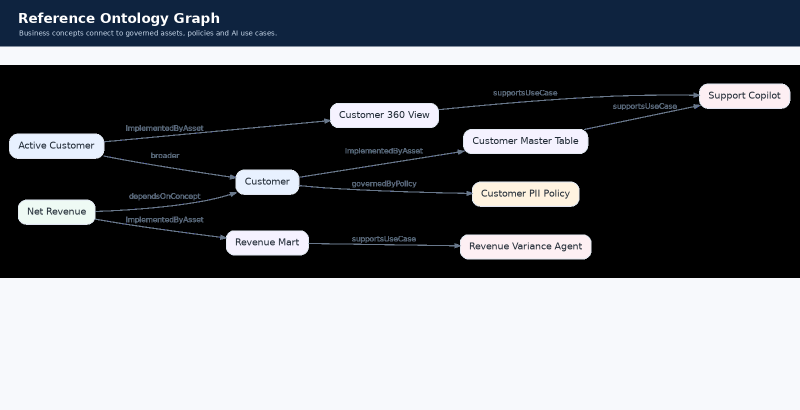
#> input picture screenshots/02_ontology_graph.png, 1600 x 820 px, found by its file name (shown at 1/2 size)
$ python make_screenshots.py
#> lines starting #> are read from the running program, lines starting #| are printed output that depends on the picture
from pathlib import Path
from textwrap import wrap
import csv, json, subprocess
from PIL import Image, ImageDraw, ImageFont

BASE = Path('/mnt/data/enterprise_ontology_practitioner_kit')
OUT = BASE/'screenshots'
OUT.mkdir(exist_ok=True)
FONT = '/usr/share/fonts/truetype/dejavu/DejaVuSans.ttf'
FONT_B = '/usr/share/fonts/truetype/dejavu/DejaVuSans-Bold.ttf'
MONO = '/usr/share/fonts/truetype/dejavu/DejaVuSansMono.ttf'
MONO_B = '/usr/share/fonts/truetype/dejavu/DejaVuSansMono-Bold.ttf'

# palette
NAVY=(14,35,63); BLUE=(26,100,190); TEAL=(0,135,147); GREEN=(22,132,86); AMBER=(217,137,21); RED=(184,59,60)
BG=(247,249,252); PANEL=(255,255,255); TEXT=(33,43,54); MUTED=(95,108,124); GRID=(224,230,238); PURPLE=(110,74,170)

def font(size, bold=False, mono=False):
    return ImageFont.truetype(MONO_B if mono and bold else MONO if mono else FONT_B if bold else FONT, size)

def rounded(draw, box, radius=18, fill=PANEL, outline=GRID, width=2):
    draw.rounded_rectangle(box, radius=radius, fill=fill, outline=outline, width=width)

def titlebar(draw,w,title,subtitle=None):
    draw.rectangle((0,0,w,92), fill=NAVY)
    draw.text((36,20), title, font=font(27,True), fill='white')
    if subtitle: draw.text((38,58), subtitle, font=font(14), fill=(205,221,239))

def arrow(draw, x1,y1,x2,y2, fill=BLUE, width=4):
    draw.line((x1,y1,x2,y2), fill=fill, width=width)
    import math
    ang=math.atan2(y2-y1,x2-x1)
    for a in (ang+2.55,ang-2.55):
        draw.line((x2,y2,x2+14*math.cos(a),y2+14*math.sin(a)), fill=fill, width=width)

def box_with_lines(draw, box, heading, lines, accent=BLUE, heading_size=18, body_size=13):
    rounded(draw,box)
    x1,y1,x2,y2=box
    draw.rounded_rectangle((x1,y1,x1+8,y2), radius=8, fill=accent)
    draw.text((x1+22,y1+17),heading,font=font(heading_size,True),fill=TEXT)
    y=y1+51
    for line in lines:
        draw.text((x1+22,y),line,font=font(body_size),fill=MUTED)
        y+=22

# 1 architecture
img=Image.new('RGB',(1600,950),BG); d=ImageDraw.Draw(img)
#> after `img = Image.new('RGB', (1600, 950), BG)`:
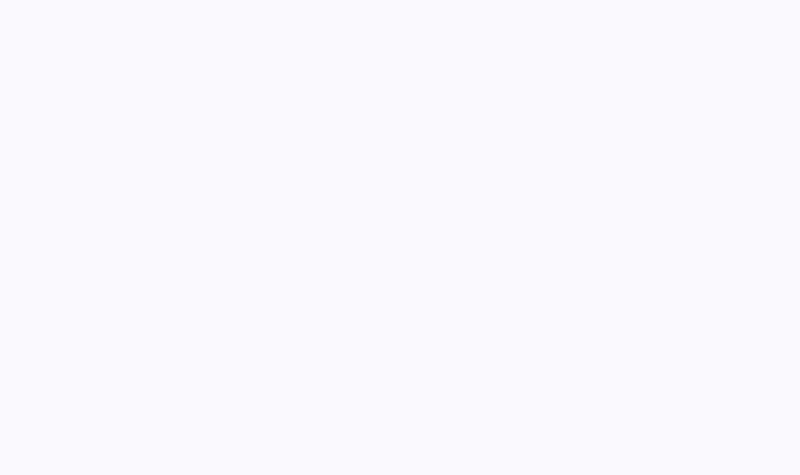
#> img: PIL image 1600x950 RGB (shown at 1/2 size); mean R, G, B 247, 249, 252
titlebar(d,1600,'Enterprise AI Meaning Layer: Reference Architecture','Keep formal semantics separate from catalog stewardship, then connect them through automated publication.')
# sources
for i,(h,ls,c) in enumerate([
('Operational systems',['CRM · ERP · ServiceNow','APIs · documents · events'],BLUE),
('Analytics estate',['Warehouse · lakehouse · dbt','BI · notebooks · ML features'],TEAL),
('Signals',['OpenLineage · schema drift','usage · incidents · agent logs'],PURPLE)]):
    box_with_lines(d,(45,150+i*170,330,275+i*170),h,ls,c)
# middle layers
box_with_lines(d,(430,150,800,310),'Active metadata catalog',['Atlan · OpenMetadata · Alation','glossary · lineage · ownership','workflow · discovery · adoption'],BLUE,20,14)
box_with_lines(d,(430,380,800,570),'Ontology registry',['RDF / SKOS / OWL','SHACL shapes · provenance','Git versions · persistent URIs','reasoner profile chosen explicitly'],TEAL,20,14)
box_with_lines(d,(430,650,800,825),'Publication and context service',['catalog synchronization','SPARQL / GraphQL / REST context API','policy-aware retrieval','runtime provenance in every answer'],GREEN,20,14)
# apps right
for i,(h,ls,c) in enumerate([
('AI agents',['revenue analyst','support copilot','risk investigator'],PURPLE),
('Data products',['certified metrics','customer 360','compliance views'],AMBER),
('Human workflows',['steward review','impact analysis','change approval'],GREEN)]):
    box_with_lines(d,(945,165+i*205,1515,315+i*205),h,ls,c,20,14)
# arrows
for y in [210,380,550]: arrow(d,330,y,430,y)
arrow(d,615,310,615,380); arrow(d,615,570,615,650)
arrow(d,800,735,945,240); arrow(d,800,735,945,445); arrow(d,800,735,945,650)
# feedback loop
arrow(d,1240,790,365,790,fill=RED,width=4); arrow(d,365,790,365,640,fill=RED,width=4)
d.text((915,815),'Observed usage, failures, drift and incidents generate refresh proposals',font=font(15,True),fill=RED)
img.save(OUT/'01_reference_architecture.png')
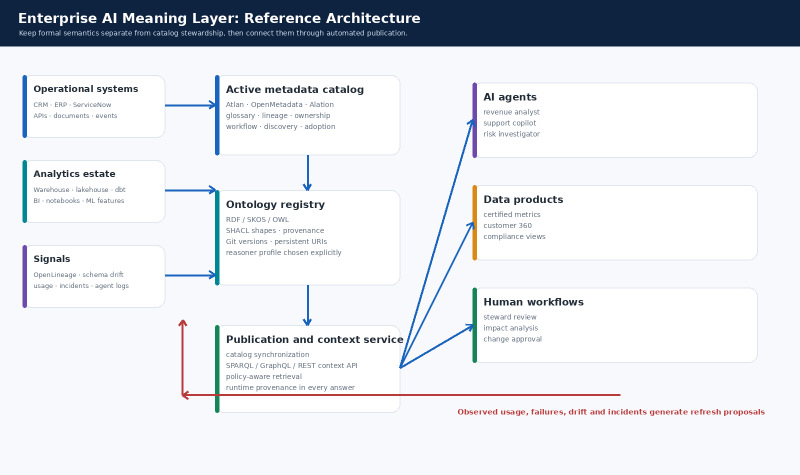
#> saved as 01_reference_architecture.png: PIL image 1600x950 RGB (shown at 1/2 size); mean R, G, B 222.6, 226.1, 231.1

# 2 ontology graph with graphviz
ontology_dot=r'''
digraph G {
 graph [bgcolor="transparent", rankdir=LR, pad="0.4", nodesep="0.6", ranksep="0.9"];
 node [shape=box style="rounded,filled" fontname="DejaVu Sans" fontsize=14 margin="0.18,0.12" color="#dfe6ef" fontcolor="#212b36"];
 edge [fontname="DejaVu Sans" fontsize=11 color="#68778a" fontcolor="#536273" arrowsize=0.8];
 Customer [fillcolor="#e8f1ff"];
 ActiveCustomer [label="Active Customer" fillcolor="#e8f1ff"];
 NetRevenue [label="Net Revenue" fillcolor="#eefaf4"];
 PIIPolicy [label="Customer PII Policy" fillcolor="#fff3e0"];
 CustomerMaster [label="Customer Master Table" fillcolor="#f5f2ff"];
 Customer360 [label="Customer 360 View" fillcolor="#f5f2ff"];
 RevenueMart [label="Revenue Mart" fillcolor="#f5f2ff"];
 SupportCopilot [label="Support Copilot" fillcolor="#fdeff3"];
 RevenueAgent [label="Revenue Variance Agent" fillcolor="#fdeff3"];
 ActiveCustomer -> Customer [label="broader"];
 Customer -> CustomerMaster [label="implementedByAsset"];
 ActiveCustomer -> Customer360 [label="implementedByAsset"];
 NetRevenue -> RevenueMart [label="implementedByAsset"];
 NetRevenue -> Customer [label="dependsOnConcept"];
 Customer -> PIIPolicy [label="governedByPolicy"];
 CustomerMaster -> SupportCopilot [label="supportsUseCase"];
 Customer360 -> SupportCopilot [label="supportsUseCase"];
 RevenueMart -> RevenueAgent [label="supportsUseCase"];
}
'''
(BASE/'docs/ontology.dot').write_text(ontology_dot)
subprocess.run(['dot','-Tpng',str(BASE/'docs/ontology.dot'),'-o',str(OUT/'02_ontology_graph.png')],check=True)
#> (this line was passed over: subprocess is not available in this run)
# add title canvas around graph
graph=Image.open(OUT/'02_ontology_graph.png').convert('RGB')
#> graph is the input picture: PIL image 1600x820 RGB; mean R, G, B 109.3, 112.4, 117.2
canvas=Image.new('RGB',(1600,max(820,graph.height+180)),BG); dd=ImageDraw.Draw(canvas); titlebar(dd,1600,'Reference Ontology Graph','Business concepts connect to governed assets, policies and AI use cases.'); canvas.paste(graph,((1600-graph.width)//2,130)); canvas.save(OUT/'02_ontology_graph.png')
#> after `canvas = Image.new('RGB', (1600, max(820, graph.height + 180)), BG)`:
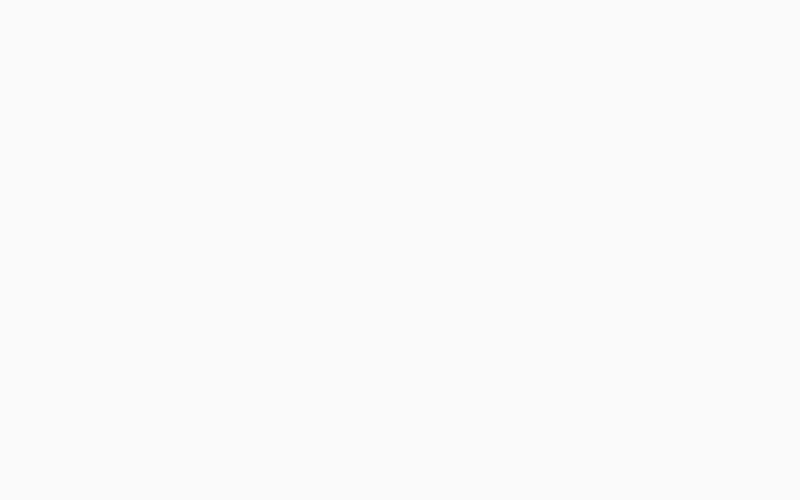
#> canvas: PIL image 1600x1000 RGB (shown at 1/2 size); mean R, G, B 247, 249, 252
#> after `canvas.paste(graph, ((1600 - graph.width) // 2, 130))`:
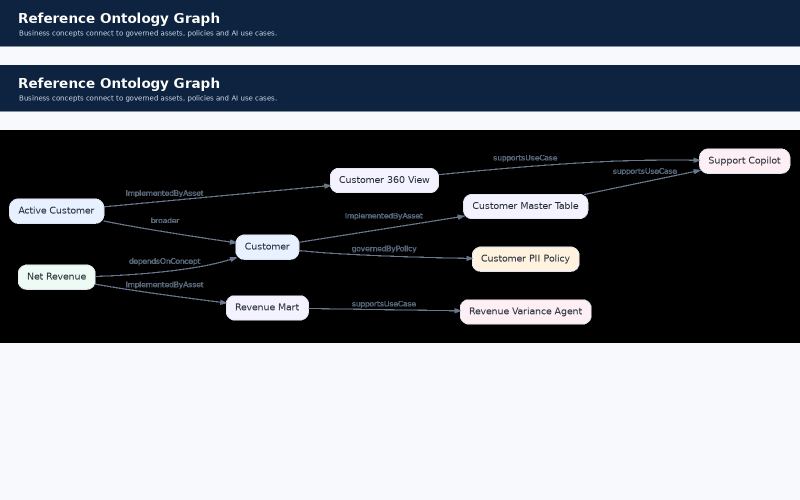
#> canvas: PIL image 1600x1000 RGB (shown at 1/2 size); mean R, G, B 113.1, 117.7, 124.4

# 3 flywheel
img=Image.new('RGB',(1600,980),BG); d=ImageDraw.Draw(img); titlebar(d,1600,'Ontology Refresh Flywheel','Do not ask stewards to maintain a static glossary manually. Instrument change, propose updates, validate, approve and republish.')
steps=[
('1. Observe', 'schema drift · new tables · lineage changes\nsearch gaps · quality incidents · agent low confidence', BLUE),
('2. Propose', 'rules create deterministic proposals\nLLMs draft definitions and mappings, never approve them', PURPLE),
('3. Validate', 'SHACL constraints · OWL consistency\ncompetency queries · downstream impact analysis', TEAL),
('4. Approve', 'domain steward review · policy owner sign-off\nversioned decision record and deprecation policy', AMBER),
('5. Publish', 'release graph runtime · sync catalog terms\npropagate tags and policies through lineage', GREEN),
('6. Measure value', 'adoption · answer accuracy · reuse\ncycle time · prevented incidents · audit evidence', RED),
]
coords=[(800,210),(1170,360),(1120,665),(800,805),(455,665),(420,360)]
for idx,((heading,body,c),(cx,cy)) in enumerate(zip(steps,coords)):
    w,h=335,142; rounded(d,(cx-w//2,cy-h//2,cx+w//2,cy+h//2),22,fill=PANEL,outline=c,width=3)
    d.text((cx-w//2+20,cy-h//2+17),heading,font=font(19,True),fill=TEXT)
    y=cy-h//2+54
    for line in body.split('\n'):
        d.text((cx-w//2+20,y),line,font=font(13),fill=MUTED); y+=22
# arrows around
for i in range(len(coords)):
    x1,y1=coords[i]; x2,y2=coords[(i+1)%len(coords)]
    # stop before nodes
    import math
    dx=x2-x1; dy=y2-y1; dist=(dx*dx+dy*dy)**0.5
    sx=x1+dx*0.34; sy=y1+dy*0.34; ex=x1+dx*0.66; ey=y1+dy*0.66
    arrow(d,sx,sy,ex,ey,fill=steps[i][2],width=5)
# center
rounded(d,(630,425,970,580),30,fill=(236,243,251),outline=BLUE,width=3)
d.text((703,465),'MEANING LAYER',font=font(29,True),fill=NAVY)
d.text((694,512),'Governed, versioned, measurable',font=font(16),fill=MUTED)
img.save(OUT/'03_refresh_flywheel.png')
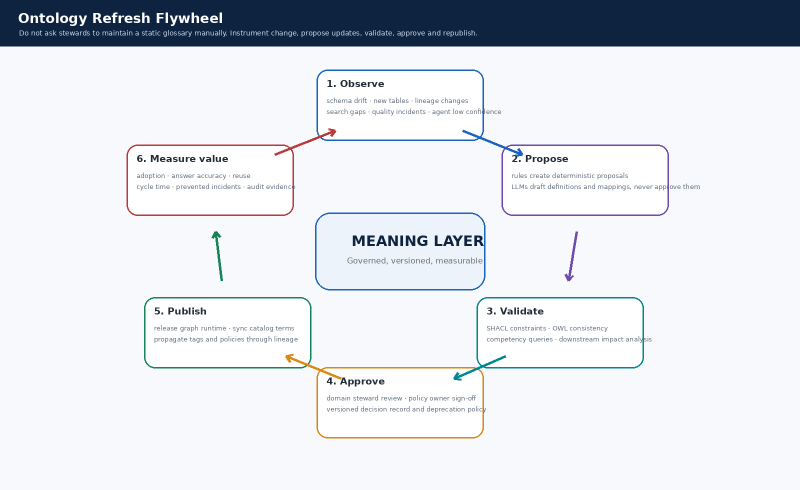
#> saved as 03_refresh_flywheel.png: PIL image 1600x980 RGB (shown at 1/2 size); mean R, G, B 222.5, 226.4, 231.7

# helper screenshot code/terminal
def code_shot(path, title, subtitle, lines, highlights=None, size=(1600,900)):
    img=Image.new('RGB',size,(28,34,44)); d=ImageDraw.Draw(img)
    d.rectangle((0,0,size[0],80),fill=(18,23,31));
    for i,c in enumerate([(241,94,87),(245,187,78),(82,183,136)]): d.ellipse((25+i*28,27,39+i*28,41),fill=c)
    d.text((125,20),title,font=font(20,True),fill=(236,240,244))
    d.text((125,50),subtitle,font=font(13),fill=(149,163,178))
    y=110
    highlights=set(highlights or [])
    for i,line in enumerate(lines,1):
        if i in highlights: d.rectangle((72,y-3,size[0]-32,y+24), fill=(46,62,82))
        d.text((24,y),f'{i:>3}',font=font(15,mono=True),fill=(100,116,134))
        d.text((83,y),line.rstrip('\n'),font=font(15,mono=True),fill=(220,228,237))
        y+=25
        if y>size[1]-30: break
    img.save(path)

# 4 Turtle screenshot
#> (the run stopped early here; a loop or call above may not have finished)
